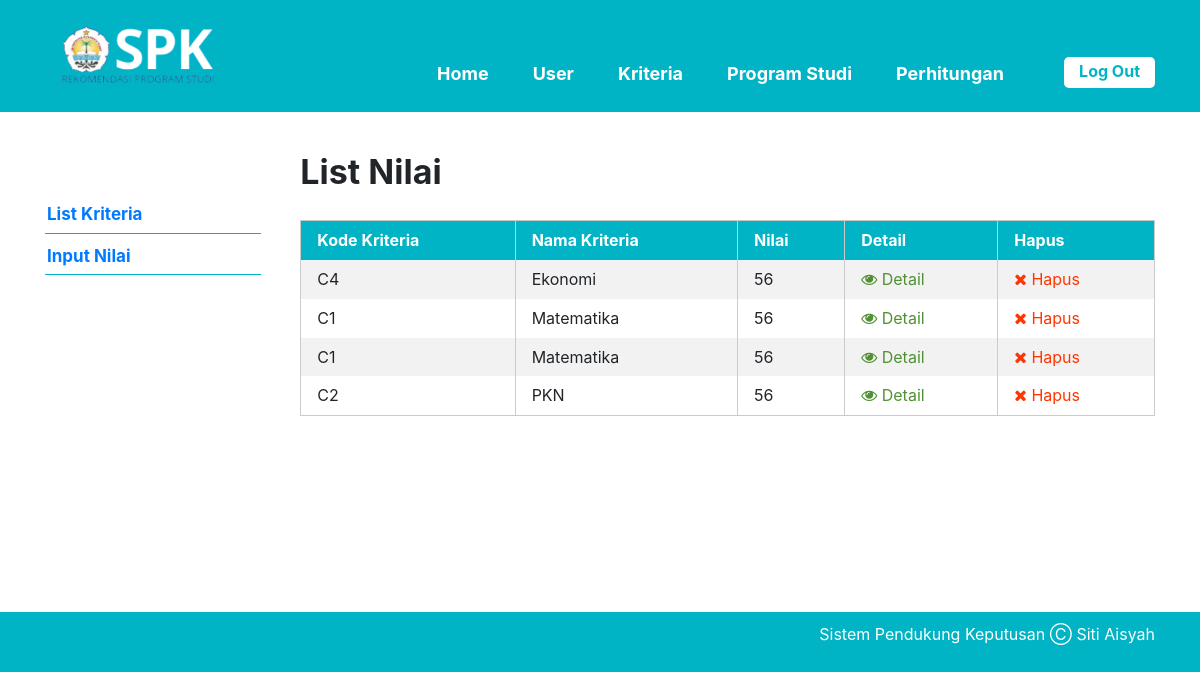
The app's page /list-kriteria.php (signed in) with its own data.
### tables this page shows
CREATE TABLE `kriteria` (
  `id_kriteria` int(10) NOT NULL,
  `kode` varchar(4) NOT NULL,
  `nama_kriteria` varchar(30) NOT NULL,
  `bobot` float NOT NULL,
  `ada_pilihan` tinyint(1) NOT NULL,
  `urutan_order` int(2) NOT NULL
);

### list-kriteria.php (the view, shortened to what this page needs)
<?php require_once('includes/init.php'); ?>
<?php
require_once('template-parts/header.php');
?>
	<div class="main-content-row">
	<div class="container clearfix">
		<?php include_once('template-parts/sidebar-kriteria.php'); ?>
		<div class="main-content the-content">
			<h1>List Nilai</h1>
			<?php
			$query = $pdo->prepare('SELECT * FROM kriteria ORDER BY urutan_order ASC');
			$query->execute();
			$query->setFetchMode(PDO::FETCH_ASSOC);
			if($query->rowCount() > 0):
			?>
			<table class="pure-table pure-table-striped">
				<thead>
					<tr>
						<th>Kode Kriteria</th>
						<th>Nama Kriteria</th>
						<th>Nilai</th>
						<th>Detail</th>
						<th>Hapus</th>
					</tr>
				</thead>
				<tbody>
					<?php
					while($hasil = $query->fetch()):?>
						<tr>
							<td><?php echo $hasil['kode']; ?></td>
							<td><?php echo $hasil['nama_kriteria']; ?></td>
							<td><?php echo $hasil['bobot']; ?></td>
							<td><a href="single-kriteria.php?id=<?php echo $hasil['id_kriteria']; ?>"><span class="fa fa-eye"></span> Detail</a></td>
							<td><a href="hapus-kriteria.php?id=<?php echo $hasil['id_kriteria']; ?>" class="red yaqin-hapus"><span class="fa fa-times"></span> Hapus</a></td>
						</tr>
					<?php endwhile; ?>
				</tbody>
			</table>
			<?php else: ?>
				<p>Maaf, belum ada data untuk kriteria.</p>
			<?php endif; ?>
		</div>
	</div>
	</div>
<?php
require_once('template-parts/footer.php');

### stylesheets/style.css (style rules this page uses)
html,body,div,span,applet,object,iframe,h1,h2,h3,h4,h5,h6,p,blockquote,pre,a,abbr,acronym,address,big,cite,code,del,dfn,em,img,ins,kbd,q,s,samp,small,strike,strong,sub,sup,tt,var,b,u,i,center,dl,dt,dd,ol,ul,li,fieldset,form,label,legend,table,caption,tbody,tfoot,thead,tr,th,td,article,aside,canvas,details,embed,figure,figcaption,footer,header,hgroup,menu,nav,output,ruby,section,summary,time,mark,audio,video { margin:0;padding:0;border:0;font-size:100%;vertical-align:baseline }
body { line-height:1 }
table { border-collapse:collapse;border-spacing:0 }
*,*:before,*:after { -moz-box-sizing:border-box;-webkit-box-sizing:border-box;box-sizing:border-box }
.clearfix:before,.clearfix:after { content:" ";display:table }
.clear,.clearfix:after { clear:both }
a { color:#00b4c6;text-decoration:none }
.container { max-width:1100px;margin:0 auto;position:relative;padding:0 30px }
body { background:#00b4c6;font-family:"PT Sans",sans-serif;color:#727272;font-size:14px;line-height:1.3;font-weight:500 }
h1,h2,h3,h4,h5,h6 { font-weight:300 }
.pure-table { border-collapse:collapse;border-spacing:0;empty-cells:show;border:1px solid #cbcbcb;width:100% }
.pure-table td,.pure-table th { border-left:1px solid #cbcbcb;border-width:0 0 0 1px;font-size:inherit;margin:0;overflow:visible;padding:0.5em 1em }
.pure-table td:first-child,.pure-table th:first-child { border-left-width:0 }
.pure-table thead { background-color:#00b4c6;color:#fff;text-align:left;vertical-align:bottom }
.pure-table thead th { color:#fff }
.pure-table td { background-color:transparent }
.pure-table-striped tr:nth-child(2n-1) td { background-color:#f2f2f2 }
.the-content { font-size:16px;line-height:1.42857 }
.the-content a { color:#519133 }
.the-content h1,.the-content h2,.the-content h3,.the-content h4,.the-content h5,.the-content h6 { font-weight:700 }
.the-content h1 { font-size:34px;margin:0.8em 0 0.8em;padding:0;line-height:1.2 }
.the-content blockquote,.the-content table,.the-content p,.the-content ul,.the-content ol,.the-content dd,.the-content pre,.the-content iframe,.the-content .flxmap-container,.the-content hr { margin-bottom:1em }
.the-content table { margin-bottom:50px }
.the-content>h1:first-child,.the-content>h3:first-child,.the-content>h2:first-child { margin-top:0 }
.fa { display:inline-block;font:normal normal normal 14px/1 FontAwesome;font-size:inherit;text-rendering:auto;-webkit-font-smoothing:antialiased;-moz-osx-font-smoothing:grayscale }
.fa-remove:before,.fa-close:before,.fa-times:before { content:"\f00d" }
.fa-eye:before { content:"\f06e" }
button,a { -webkit-transition:all .2s ease;-moz-transition:all .2s ease;-o-transition:all .2s ease;transition:all 0.2s ease }
span.red,a.red,.the-content span.red,.the-content a.red { color:#ff3600 }
.main-content { float:right;width:77%;padding:40px 0 }

### records on screen
kriteria: kode "C4", nama_kriteria "Ekonomi", bobot "56"
kriteria: kode "C1", nama_kriteria "Matematika", bobot "56"
kriteria: kode "C1", nama_kriteria "Matematika", bobot "56"
kriteria: kode "C2", nama_kriteria "PKN", bobot "56"
